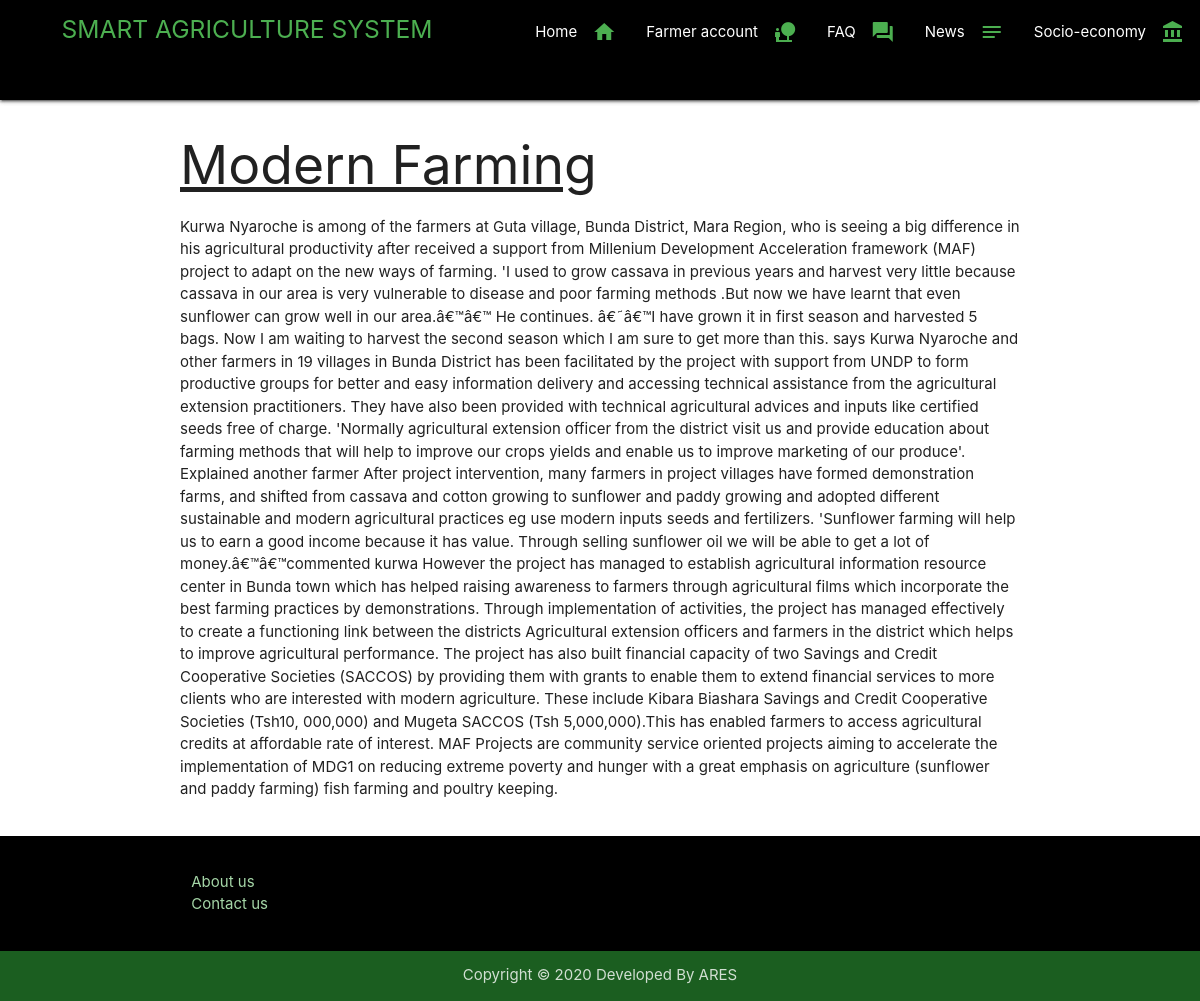
Page /Code/displayarticlesdetailed.php?articleid=4 on the committed database.
### tables this page shows
CREATE TABLE `article` (
  `a_id` int(11) NOT NULL,
  `article_type` varchar(10) NOT NULL DEFAULT 'Blog',
  `title` varchar(30) NOT NULL,
  `description` text NOT NULL,
  `img1` varchar(100) NOT NULL,
  `img2` varchar(100) NOT NULL,
  `img3` varchar(100) NOT NULL,
  `img4` varchar(100) NOT NULL,
  `status` varchar(10) NOT NULL DEFAULT 'active'
);

### Code/displayarticlesdetailed.php (the view, shortened to what this page needs)
<?php include("header.php");
include("dbconnection.php");
?>
		<div id="featured">
			<div class="container">
				<div class="row">
							<div class='9u'  >
                              <?php
							  $sql = "SELECT * FROM ares.article where a_id='$_GET[articleid]'";
							  $qsql = mysqli_query($con,$sql);
							  while($rs = mysqli_fetch_array($qsql))
							  {
								echo "<section><header ><h2><u>$rs[title]</u></h2>";
								echo "<p>" . $rs[description] . "</p>";
								echo "
								</header></section>";
							  }
							  ?>
						</div>
				</div>
			</div>
		</div>
		<footer class="page-footer black ">
  <div class="container">
    <div class="row">
      <div class="col  l6 s12 ">
        <ul>
          <li><a class="green-text text-lighten-3 " href="aboutus.php">About us</a></li>
          <li><a class="green-text text-lighten-3 " href="contactus.php">Contact us</a></li>
        </ul>
      </div>
    </div>
  </div>
 <div class="footer-copyright green darken-4 ">
      <div class="container center-align">Copyright &copy; 2020 Developed By ARES</div>
    </div>
</footer>

### Code/header.php (style rules this page uses)
header { min-height: 50px; }

### rows in the picture
article: title "Modern Farming", description "Kurwa Nyaroche is among of the farmers at Guta village, Bunda District, Mara Region, who is seeing a big difference in his agricultural productivity after received a support from Millenium Development Acceleration framework (MAF) project to adapt on the new ways of farming. 'I used to grow cassava in previous years and harvest very little because cassava in our area is very vulnerable to disease and poor farming methods .But now we have learnt that even sunflower can grow well in our area.â€™â€™ He continues. â€˜â€™I have grown it in first season and harvested 5 bags. Now I am waiting to harvest the second season which I am sure to get more than this. says Kurwa Nyaroche and other farmers…"
